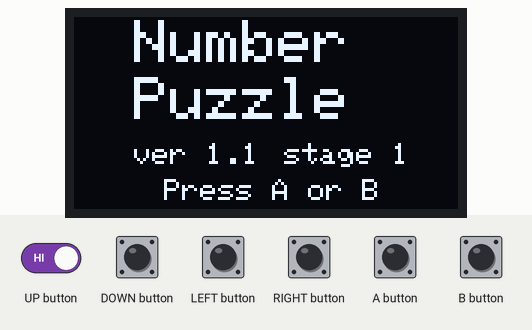
Bench run of a sketch on a simulated Arduboy, built with avr-gcc and run on an emulated ATmega32U4. On the bench: 128×64 one-colour display. The inputs (shaded band) are chosen by the test bench. Random numbers use the default seed unless the sketch sets one.

Above: at 0.8 s.
0.9 s: A button pressed for 0.15 s
At 2.5 s:
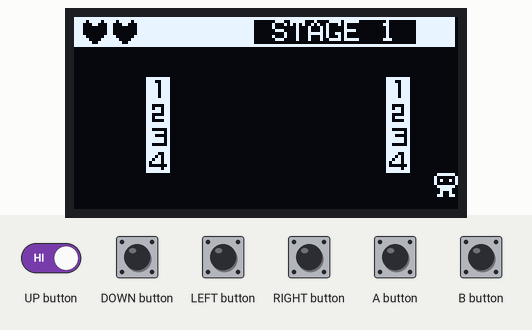
2.9 s: LEFT button pressed for 1 s
At 4.6 s:
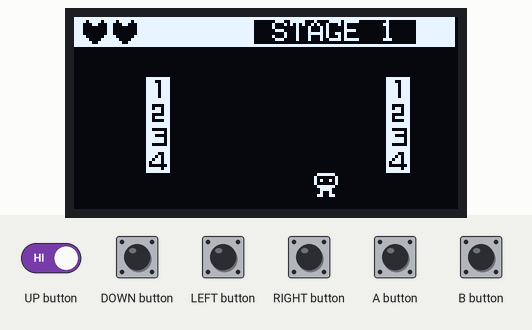
5.4 s: B button pressed for 1 s
At 7.2 s:
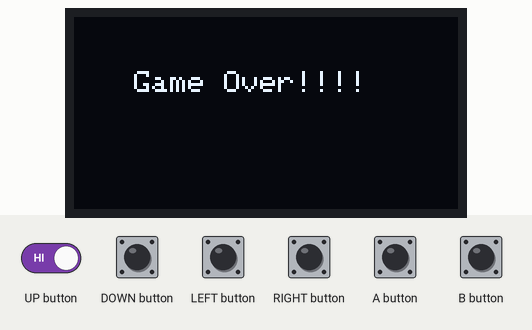
7.9 s: UP button driven LOW and A button driven LOW
At 10.4 s:
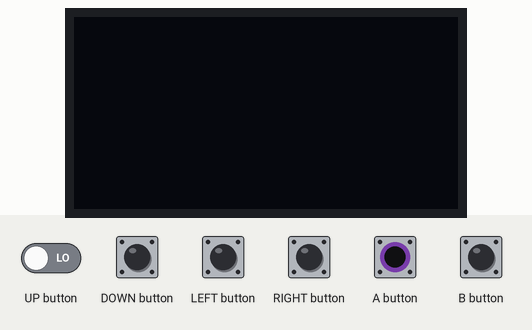
10.9 s: A button set HIGH
At 13.0 s:
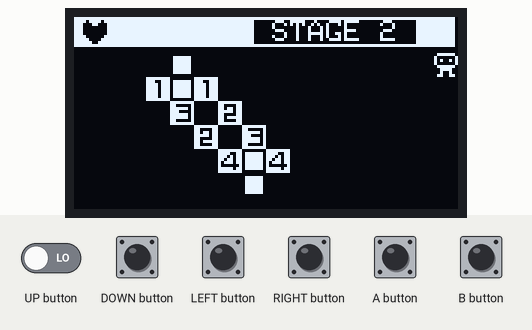
13.5 s: A button set LOW
At 14.5 s:
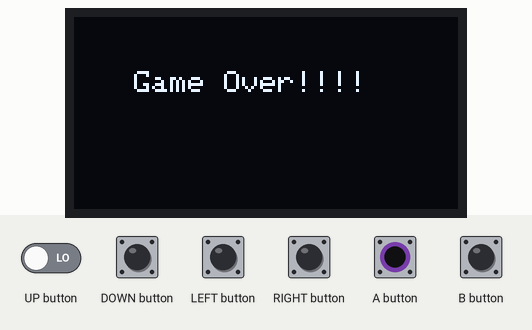
Timing chart, 0 to 16.5 s (numbered marks = the images above; inputs shaded):
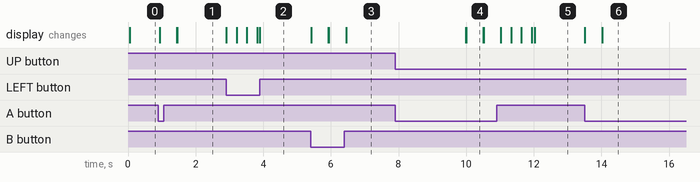

The sketch:

Numberpuzzle.ino
```cpp
// (licence header left out)
#include "globals.h"

#include "utility.h"

#include "map.h"

#include "boxes.h"
#include "player.h"

#include "init.h"
#include "menu.h"


/*-------------------------
    setup
  ------------------------ */
void setup() {
  arduboy.begin();

// for screen shot..
// Serial.begin(9600);

  displayTitle();

  lTime = millis();
  lTimeNext = millis();

  arduboy.setFrameRate(40);
  arduboy.initRandomSeed();
}


/*-------------------------
    loop
  ------------------------ */
void loop() {

  if (pWait) {
    return;
  }

  if (!(arduboy.nextFrame())){
    return;
  }

  lTime = millis();

  arduboy.clear();

  drawHeader();

  moveBox();

  movePlayer();
  drawPlayer();

  drawBox();


  displayStageClear();
  displayGameOver();

  arduboy.display();

// for screen shot..
// Serial.write(arduboy.getBuffer(), 128 * 64 / 8);
}
```

bitmaps.cpp
```cpp
#include "bitmaps.h"

/*
    Man
*/
PROGMEM const unsigned char bMan [] = {0x7E, 0x81, 0xA5, 0x81, 0x7E, 0x3C, 0x24, 0x66};


/*
    Box
*/
PROGMEM const unsigned char bBox [] = {0xFF, 0x81, 0xA9, 0x95, 0xA9, 0x95, 0x81, 0xFF};


/*
    Heart White
*/
const uint8_t bHeart [] PROGMEM = {0x1E, 0x3F, 0x7E, 0xFC, 0xFC, 0x7E, 0x3F, 0x1E};


/*
    Number Box
*/

const uint8_t bOne [] PROGMEM = {0xFF, 0xE7, 0xF7, 0xF7, 0xF7, 0xF7, 0xF7, 0xFF};
const uint8_t bTwo [] PROGMEM = {0xFF, 0xC3, 0xDB, 0xFB, 0xC3, 0xDF, 0xC3, 0xFF};
const uint8_t bThree []  PROGMEM = {0xFF, 0xC1, 0xFD, 0xE1, 0xFD, 0xFD, 0xC1, 0xFF};
const uint8_t bFour []  PROGMEM = {0xFF, 0xF3, 0xEB, 0xDB, 0xBB, 0x81, 0xFB, 0xFF};


/*
    wall
*/
const uint8_t bWall []  PROGMEM = {0x00, 0x7E, 0x7E, 0x7E, 0x7E, 0x7E, 0x7E, 0x00};

/*
    hatena
*/
const uint8_t bHatena []  PROGMEM = {0xFF, 0x81, 0xB9, 0xF3, 0xE7, 0xFF, 0xE7, 0xFF};

/*
    holl
*/
const uint8_t bHoll []  PROGMEM = {0xFF, 0x81, 0xBD, 0xA5, 0xAD, 0xA1, 0xBF, 0x80};
```

bitmaps.h
```cpp
#include <avr/pgmspace.h>
#ifndef BITMAPS_H
#define BITMAPS_H

extern const unsigned char bMan [];
extern const unsigned char bBox [];
extern const unsigned char bHeart [];

extern const unsigned char bOne [];
extern const unsigned char bTwo [];
extern const unsigned char bThree [];
extern const unsigned char bFour [];

extern const unsigned char bHatena [];
extern const unsigned char bHoll [];
extern const unsigned char bWall [];
extern const unsigned char bWall2 [];
extern const unsigned char bWall3 [];

#endif
```

boxes.h
```cpp
#ifndef BOXES_H
#define BOXES_H

/*-------------------------
    _checkwall
  ------------------------ */
void _checkwall(int i)
{
  if (boxes[i].x < 0) boxes[i].x = 0;
  if (boxes[i].x > pWidth - pCharSize) boxes[i].x = pWidth - pCharSize;
  if (boxes[i].y < 16) boxes[i].y = 16;
  if (boxes[i].y > pHeight - pCharSize) boxes[i].y = pHeight - pCharSize;
}

/*-------------------------
    _makeMap
  ------------------------ */
void _makeMap(int stageno)
{
  stageno--;

  //TODO:
  //Serial.println("MAP ----------------------");

  int offsetY = 8;
  int i = 0;

  box.qty = 0;

  for (int y = 0; y < 6; y++) {
    for (int x = 0; x < 15; x++) {
      int kind = pgm_read_byte(&pStageMap[stageno][x + y * 15]);

      if (kind > 0) {

        // 数字ボックスだけをカウントする。
        if (kind < 5) {
          box.qty++;
        }

        boxes[i].x = (x + 1) * pCharSize;
        boxes[i].y = offsetY + (y + 1) * pCharSize;

        //外壁範囲チェック
        _checkwall(i);

        boxes[i].kind = kind;
        boxes[i].arrow = 0;
        boxes[i].active = true;

        /*
          Serial.print("X:Y=");
          Serial.print(boxes[i].x);
          Serial.print(":");
          Serial.println(boxes[i].y);
        */
        i++;
      }
    }
  }
}


/*-------------------------
    initBox
  ------------------------ */
void initBox(int concurrent_box_max)
{
  box.spCount = 0;
  box.qty = 0;
  box.concurrent_box_max = (concurrent_box_max > CONCURRENT_BOX_MAX ) ? CONCURRENT_BOX_MAX : concurrent_box_max;

  for (int i = 0; i < box.concurrent_box_max; i++) {
    boxes[i].active = false;
  }

  _makeMap(pStage);
}


/*-------------------------
    moveBox
  ------------------------ */
void moveBox()
{
  for (int i = 0; i < box.concurrent_box_max; i++) {
    if (boxes[i].active == true && boxes[i].arrow != 0) {


      if (boxes[i].kind >= 6) {
        boxes[i].arrow = 0;
      }


      boxes[i].boxSpeed = 1;

      int save_x = boxes[i].x;
      int save_y = boxes[i].y;

      switch (boxes[i].arrow) {
        case UP_BUTTON:
          boxes[i].y -= boxes[i].boxSpeed;
          break;
        case DOWN_BUTTON:
          boxes[i].y += boxes[i].boxSpeed;
          break;
        case LEFT_BUTTON:
          boxes[i].x -= boxes[i].boxSpeed;
          break;
        case RIGHT_BUTTON:
          boxes[i].x += boxes[i].boxSpeed;
          break;
      }

      // collision.
      for (int j = 0; j < box.concurrent_box_max; j++) {
        if (j != i && boxes[j].active) {
          if (abs(boxes[j].x - boxes[i].x) < pCharSize / 2 + pCharSize / 2 &&
              abs(boxes[j].y - boxes[i].y) < pCharSize / 2 + pCharSize / 2 ) {
            arduboy.tunes.tone(NOTE_G3, 80);
            boxes[i].arrow = 0;
            boxes[i].boxSpeed = 0;

            boxes[i].x = save_x;
            boxes[i].y = save_y;

            // flush hatena or same number
            if (boxes[j].kind == 6 ||
                boxes[i].kind < 5 && boxes[i].kind == boxes[j].kind
               ) {
              boxes[i].active = false;
              boxes[j].active = false;

              if (boxes[i].kind < 5) {
                box.qty--;
              }
              if (boxes[j].kind < 5) {
                box.qty--;
              }
            }
            break;
          }
        }
      }

      //外壁範囲チェック
      _checkwall(i);

      // ステージクリア
      if (box.qty <= 0) {
        pStage++;
        pIsStageClear = true;
      }

    }
  }
}


/*-------------------------
    drawBox
  ------------------------ */
void drawBox()
{
  for (int i = 0; i < box.concurrent_box_max; i++) {
    if (boxes[i].active) {
      int x = boxes[i].x;
      int y = boxes[i].y - pYAdjust;

      switch (boxes[i].kind) {
        case 1:
          arduboy.drawSlowXYBitmap(x, y, bOne, 8, 8, 1);
          break;
        case 2:
          arduboy.drawSlowXYBitmap(x, y, bTwo, 8, 8, 1);
          break;
        case 3:
          arduboy.drawSlowXYBitmap(x, y, bThree, 8, 8, 1);
          break;
        case 4:
          arduboy.drawSlowXYBitmap(x, y, bFour, 8, 8, 1);
          break;
        case 5:
          arduboy.drawSlowXYBitmap(x, y, bBox, 8, 8, 1);
          break;
        case 6:
          arduboy.drawSlowXYBitmap(x, y, bHatena, 8, 8, 1);
          break;
        case 8:
          arduboy.drawSlowXYBitmap(x, y, bHoll, 8, 8, 1);
          break;
        case 9:
          arduboy.drawSlowXYBitmap(x, y, bWall, 8, 8, 1);
          break;
        default:
          arduboy.drawSlowXYBitmap(x, y, bBox, 8, 8, 1);
          break;
      }
    }
  }
}


/*-------------------------
    getBoxQty
  ------------------------ */
uint8_t getBoxQty()
{
  return box.qty;
}


#endif
```

globals.h
```cpp
#ifndef GLOBALS_H
#define GLOBALS_H


#include "Arduboy.h"
#include "bitmaps.h"


// sound
#define NOTE_A1  110
#define NOTE_C2  131
#define NOTE_G2  196
#define NOTE_C3  262  //beam
#define NOTE_G3  392  //box
#define NOTE_C4  523


// make an instance of arduboy used for many functions
Arduboy arduboy;


unsigned long lTime;
unsigned long lTimeNext;

// cursor
int16_t  pWidth = 128;
int16_t  pHeight = 64;

int      pStage = 1;
int16_t  pLives = 0;

bool     pIsStageClear = false;
bool     pIsGameOver = false;


int8_t  pX = 0;
int8_t  pY = 0;

uint8_t  pYAdjust = 4;
uint8_t  pCharSize = 8;

uint8_t  pSpeed = 1;
uint8_t  pArrow = 0;
uint8_t  pCount = 0;
uint8_t  pLastPress = 0;

// text scroll
uint8_t  pSX = 0;
uint8_t  pSY = 0;
uint8_t  pSSpeed = 1;


bool     pWait = false;
char     pText[32];


// box
uint8_t concurrent_box_max = 90;

const uint8_t CONCURRENT_BOX_MAX = 90;

struct Box
{
  uint8_t spCount = 0;
  uint8_t qty = 0;
  uint8_t concurrent_box_max = CONCURRENT_BOX_MAX;
} box;


struct Boxs
{
  int8_t x = 64;
  int8_t y = 16;
  uint8_t boxSpeed = 0;
  bool active = false;
  uint8_t kind = 0;
  uint8_t arrow = 0;
};
Boxs boxes[CONCURRENT_BOX_MAX];


#endif
```

init.h
```cpp
#ifndef INIT_H
#define INIT_H

/*-------------------------
    initStage
  ------------------------ */
void initStage(){
  pLives = 3;
  pSpeed = 1;

  pX = pWidth - pCharSize;
  pY = pHeight - pCharSize;

  pSX = pWidth;
  pSY = pHeight / 2;
  pSSpeed = 2;

  initBox(concurrent_box_max);
}

#endif
```

menu.h
```cpp
#ifndef MENU_BITMAPS_H
#define MENU_BITMAPS_H

/*-------------------------
    scrollText
  ------------------------ */
void scrollText() {

  if (pSX >= 0) {
    pSX = pSX - pSSpeed;
  } else {
    pSX = pWidth;
  }

  arduboy.setCursor(pSX, pSY);
  arduboy.print(pText);
}

/*--------------------------
     Draw Header
  -------------------------*/
void drawHeader()
{
  arduboy.setTextSize(1);
  arduboy.fillRect(0, 0, 127, 10, 1);
  for (int i = 0; i < pLives; i++) {
    arduboy.drawBitmap(3 + (i * 10) , 1 , bHeart, 8, 8, 0);
  }
  arduboy.setCursor(60, 1);
  arduboy.write(' ');
  arduboy.write('S');
  arduboy.write('T');
  arduboy.write('A');
  arduboy.write('G');
  arduboy.write('E');
  arduboy.write(' ');
  arduboy.print(pStage);
  arduboy.write(' ');
}

/*-------------------------
    displayTitle
  ------------------------ */
void displayTitle()
{
  initStage();
  int flash = 0;
  int stageMax = sizeof(pStageMap) / sizeof(pStageMap[0]);

  while (true) {
    delay( 30 );
    arduboy.clearDisplay();

    arduboy.setCursor(20, 1);
    arduboy.setTextSize(2);
    arduboy.print("Number");

    arduboy.setCursor(20, 20);
    arduboy.setTextSize(2);
    arduboy.print("Puzzle");

    arduboy.setCursor(20, 42);
    arduboy.setTextSize(1);
    arduboy.print("ver 1.1");

    arduboy.setTextSize(1);
    arduboy.setCursor(70, 42);
    arduboy.print("stage ");
    arduboy.print(pStage);

    flash++;
    flash %= 50;

    if (flash < 25) {
      arduboy.setCursor(30, 54);
      arduboy.setTextSize(1);
      arduboy.print("Press A or B ");
    }


    if (pStage < stageMax && arduboy.pressed(UP_BUTTON)) {
      pStage += 1;
      delay( 500 );
    }
    if (pStage > 1 && arduboy.pressed(DOWN_BUTTON)) {
      pStage -= 1;
      delay( 500 );
    }

    arduboy.display();

    if (arduboy.pressed(A_BUTTON) || arduboy.pressed(B_BUTTON)) {
      break;
    }
  }
}

/*-------------------------
    displayStageClear
  ------------------------ */
void displayStageClear()
{
  if (!pIsStageClear) {
    return;
  }

  pIsStageClear = false;
  pWait = true;

  int row = sizeof(pStageMap) / sizeof(pStageMap[0]);
  if (pStage >= row) {
    strcpy(pText, "All Stage Clear!!!!");
  }
  else {
    strcpy(pText, "Stage Clear!!!!");
    initStage();
  }
  arduboy.clearDisplay();
  arduboy.setCursor(20, 18);
  arduboy.setTextSize(1);
  arduboy.print(pText);
  arduboy.display();

  delay( 3000 );
  pWait = false;

  if (pStage >= row) {
    pStage = 1;
    displayTitle();
  }
  return;
}


/*-------------------------
    displayGameOver
  ------------------------ */
void displayGameOver()
{
  if (!pIsGameOver) {
    return;
  }
  pIsGameOver = false;
  pWait = true;
  pStage = 1;
  initStage();

  strcpy(pText, "Game Over!!!!");
  arduboy.clearDisplay();
  arduboy.setCursor(20, 18);
  arduboy.setTextSize(1);
  arduboy.print(pText);
  arduboy.display();

  delay( 3000 );
  pWait = false;
  displayTitle();

  return;
}

#endif
```

player.h
```cpp
#ifndef PLAYER_H
#define PLAYER_H

/*-------------------------
    _movablePlayer
  ------------------------ */
void _movablePlayer()
{
  if (pX < 0) {
    pX = 0;
  } else if (pX > pWidth - pCharSize) {
    pX = pWidth - pCharSize;
  } else if (pY < 16) {
    pY = 16;
  } else if (pY > pHeight - pCharSize) {
    pY = pHeight - pCharSize;
  }
}

/*-------------------------
    movePlayer
  ------------------------ */
void movePlayer() {

  int save_pX = pX;
  int save_pY = pY;

  if (pX % 8 == 0 && pY % 8 == 0) {
    if (arduboy.pressed(UP_BUTTON)) {
      pArrow = pLastPress = UP_BUTTON;
      pY -= pSpeed;
    } else if (arduboy.pressed(DOWN_BUTTON)) {
      pArrow = pLastPress = DOWN_BUTTON;
      pY += pSpeed;
    } else if (arduboy.pressed(LEFT_BUTTON)) {
      pArrow = pLastPress = LEFT_BUTTON;
      pX -= pSpeed;
    } else if (arduboy.pressed(RIGHT_BUTTON)) {
      pArrow = pLastPress = RIGHT_BUTTON;
      pX += pSpeed;
    }
  } else {
    if (pLastPress == UP_BUTTON) pY -= pSpeed;
    if (pLastPress == DOWN_BUTTON) pY += pSpeed;
    if (pLastPress == LEFT_BUTTON) pX -= pSpeed;
    if (pLastPress == RIGHT_BUTTON) pX += pSpeed;
  }

  _movablePlayer();

  // giveup
  if (arduboy.pressed(A_BUTTON) || arduboy.pressed(B_BUTTON)) {
    arduboy.clearDisplay();
    arduboy.display();
    delay(500);
    pLives--;
    if (pLives<=0) {
      pIsGameOver = true;
    }
    pX = pWidth - pCharSize;
    pY = pHeight - pCharSize;
    initBox(concurrent_box_max);
  }

  // collision
  for (int i = 0; i < box.concurrent_box_max; i++) {
    if (boxes[i].active) {
      if (abs(boxes[i].x - pX) < pCharSize / 2 + pCharSize / 2 &&
          abs(boxes[i].y - pY) < pCharSize / 2 + pCharSize / 2 )
      {
        arduboy.tunes.tone(NOTE_G3, 80);
        boxes[i].arrow = pArrow;
        pX = save_pX;
        pY = save_pY;
      }
    }
  }
}

/*-------------------------
    Draw Player
  ------------------------ */
void drawPlayer()
{
  arduboy.drawSlowXYBitmap(pX , pY - pYAdjust, bMan, 8, 8, 1);
}

#endif
```

utility.h
```cpp
#ifndef UTILITY_H
#define UTILITY_H


/*-------------------------
    makeStr
  ------------------------ */
void makeStr(char *t) {
  arduboy.setTextSize(2);

  char text[32];
  int r = 0;

  //  char a[] ="ABCDEFGHIJKLMNOPQRSTUVWXYZ";
  char a[] = "0123456789";

  r = random(strlen(a));

  strncpy(text, a + r, 1);
  text[1] = '\0';
  strcpy(t, text);
}

#endif
```

Source omitted: map.h (data table, 4378 bytes)

Measured:
- after the input at 2.9 s, the display: first changes at once (image 2 shows a later state)
- after the input at 5.4 s, the display: first changes at once (image 3 shows a later state)
- after the input at 13.5 s, the display: first changes at once (image 6 shows a later state)
- what the display in image 4 shows lasts 0.5 s, from 10.0 s to 10.5 s
